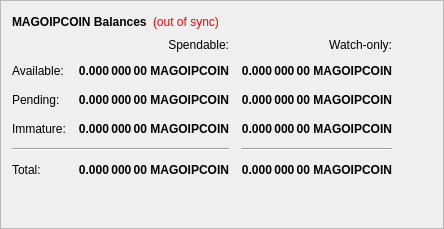
        <widget class="QFrame" name="frame">
         <property name="frameShape">
          <enum>QFrame::StyledPanel</enum>
         </property>
         <property name="frameShadow">
          <enum>QFrame::Raised</enum>
         </property>
         <layout class="QVBoxLayout" name="verticalLayout_4">
          <item>
           <layout class="QHBoxLayout" name="horizontalLayout_4">
            <item>
             <widget class="QLabel" name="label_5">
              <property name="font">
               <font>
                <weight>75</weight>
                <bold>true</bold>
               </font>
              </property>
              <property name="text">
               <string>MAGOIPCOIN Balances</string>
              </property>
             </widget>
            </item>
            <item>
             <widget class="QLabel" name="labelWalletStatus">
              <property name="cursor">
               <cursorShape>WhatsThisCursor</cursorShape>
              </property>
              <property name="toolTip">
               <string>The displayed information may be out of date. Your wallet automatically synchronizes with the Magocoin network after a connection is established, but this process has not completed yet.</string>
              </property>
              <property name="styleSheet">
               <string notr="true">QLabel { color: red; }</string>
              </property>
              <property name="text">
               <string notr="true">(out of sync)</string>
              </property>
              <property name="alignment">
               <set>Qt::AlignLeading|Qt::AlignLeft|Qt::AlignVCenter</set>
              </property>
             </widget>
            </item>
            <item>
             <spacer name="horizontalSpacer_3">
              <property name="orientation">
               <enum>Qt::Horizontal</enum>
              </property>
              <property name="sizeHint" stdset="0">
               <size>
                <width>40</width>
                <height>20</height>
               </size>
              </property>
             </spacer>
            </item>
           </layout>
          </item>
          <item>
           <layout class="QGridLayout" name="gridLayout">
            <property name="spacing">
             <number>12</number>
            </property>
            <item row="2" column="2">
             <widget class="QLabel" name="labelWatchPending">
              <property name="font">
               <font>
                <weight>75</weight>
                <bold>true</bold>
               </font>
              </property>
              <property name="cursor">
               <cursorShape>IBeamCursor</cursorShape>
              </property>
              <property name="toolTip">
               <string>Unconfirmed transactions to watch-only addresses</string>
              </property>
              <property name="text">
               <string notr="true">0.000 000 00 MAGOIPCOIN</string>
              </property>
              <property name="alignment">
               <set>Qt::AlignRight|Qt::AlignTrailing|Qt::AlignVCenter</set>
              </property>
              <property name="textInteractionFlags">
               <set>Qt::LinksAccessibleByMouse|Qt::TextSelectableByKeyboard|Qt::TextSelectableByMouse</set>
              </property>
             </widget>
            </item>
            <item row="2" column="1">
             <widget class="QLabel" name="labelUnconfirmed">
              <property name="font">
               <font>
                <weight>75</weight>
                <bold>true</bold>
               </font>
              </property>
              <property name="cursor">
               <cursorShape>IBeamCursor</cursorShape>
              </property>
              <property name="toolTip">
               <string>Total of transactions that have yet to be confirmed, and do not yet count toward the spendable balance</string>
              </property>
              <property name="text">
               <string notr="true">0.000 000 00 MAGOIPCOIN</string>
              </property>
              <property name="alignment">
               <set>Qt::AlignRight|Qt::AlignTrailing|Qt::AlignVCenter</set>
              </property>
              <property name="textInteractionFlags">
               <set>Qt::LinksAccessibleByMouse|Qt::TextSelectableByKeyboard|Qt::TextSelectableByMouse</set>
              </property>
             </widget>
            </item>
            <item row="3" column="2">
             <widget class="QLabel" name="labelWatchImmature">
              <property name="font">
               <font>
                <weight>75</weight>
                <bold>true</bold>
               </font>
              </property>
              <property name="cursor">
               <cursorShape>IBeamCursor</cursorShape>
              </property>
              <property name="toolTip">
               <string>Staked or masternode rewards in watch-only addresses that has not yet matured</string>
              </property>
              <property name="text">
               <string notr="true">0.000 000 00 MAGOIPCOIN</string>
              </property>
              <property name="alignment">
               <set>Qt::AlignRight|Qt::AlignTrailing|Qt::AlignVCenter</set>
              </property>
              <property name="textInteractionFlags">
               <set>Qt::LinksAccessibleByMouse|Qt::TextSelectableByKeyboard|Qt::TextSelectableByMouse</set>
              </property>
             </widget>
            </item>
            <item row="4" column="0" colspan="2">
             <widget class="Line" name="lineSpendableBalance">
              <property name="orientation">
               <enum>Qt::Horizontal</enum>
              </property>
             </widget>
            </item>
            <item row="4" column="2">
             <widget class="Line" name="lineWatchBalance">
              <property name="sizePolicy">
               <sizepolicy hsizetype="Preferred" vsizetype="Fixed">
                <horstretch>0</horstretch>
                <verstretch>0</verstretch>
               </sizepolicy>
              </property>
              <property name="minimumSize">
               <size>
                <width>140</width>
                <height>0</height>
               </size>
              </property>
              <property name="orientation">
               <enum>Qt::Horizontal</enum>
              </property>
             </widget>
            </item>
            <item row="5" column="0">
             <widget class="QLabel" name="labelTotalText">
              <property name="text">
               <string>Total:</string>
              </property>
             </widget>
            </item>
            <item row="3" column="1">
             <widget class="QLabel" name="labelImmature">
              <property name="font">
               <font>
                <weight>75</weight>
                <bold>true</bold>
               </font>
              </property>
              <property name="cursor">
               <cursorShape>IBeamCursor</cursorShape>
              </property>
              <property name="toolTip">
               <string>Staked or masternode rewards that has not yet matured</string>
              </property>
              <property name="text">
               <string notr="true">0.000 000 00 MAGOIPCOIN</string>
              </property>
              <property name="alignment">
               <set>Qt::AlignRight|Qt::AlignTrailing|Qt::AlignVCenter</set>
              </property>
              <property name="textInteractionFlags">
               <set>Qt::LinksAccessibleByMouse|Qt::TextSelectableByKeyboard|Qt::TextSelectableByMouse</set>
              </property>
             </widget>
            </item>
            <item row="2" column="3">
             <spacer name="horizontalSpacer_2">
              <property name="orientation">
               <enum>Qt::Horizontal</enum>
              </property>
              <property name="sizeHint" stdset="0">
               <size>
                <width>40</width>
                <height>20</height>
               </size>
              </property>
             </spacer>
            </item>
            <item row="3" column="0">
             <widget class="QLabel" name="labelImmatureText">
              <property name="text">
               <string>Immature:</string>
              </property>
             </widget>
            </item>
            <item row="5" column="1">
             <widget class="QLabel" name="labelTotal">
              <property name="font">
               <font>
                <weight>75</weight>
                <bold>true</bold>
               </font>
              </property>
              <property name="cursor">
               <cursorShape>IBeamCursor</cursorShape>
              </property>
              <property name="toolTip">
               <string>Your current total balance</string>
              </property>
              <property name="text">
               <string notr="true">0.000 000 00 MAGOIPCOIN</string>
              </property>
              <property name="alignment">
               <set>Qt::AlignRight|Qt::AlignTrailing|Qt::AlignVCenter</set>
              </property>
              <property name="textInteractionFlags">
               <set>Qt::LinksAccessibleByMouse|Qt::TextSelectableByKeyboard|Qt::TextSelectableByMouse</set>
              </property>
             </widget>
            </item>
            <item row="5" column="2">
             <widget class="QLabel" name="labelWatchTotal">
              <property name="font">
               <font>
                <weight>75</weight>
                <bold>true</bold>
               </font>
              </property>
              <property name="cursor">
               <cursorShape>IBeamCursor</cursorShape>
              </property>
              <property name="toolTip">
               <string>Current total balance in watch-only addresses</string>
              </property>
              <property name="text">
               <string notr="true">0.000 000 00 MAGOIPCOIN</string>
              </property>
              <property name="alignment">
               <set>Qt::AlignRight|Qt::AlignTrailing|Qt::AlignVCenter</set>
              </property>
              <property name="textInteractionFlags">
               <set>Qt::LinksAccessibleByMouse|Qt::TextSelectableByKeyboard|Qt::TextSelectableByMouse</set>
              </property>
             </widget>
            </item>
            <item row="0" column="2">
             <widget class="QLabel" name="labelWatchonly">
              <property name="text">
               <string>Watch-only:</string>
              </property>
              <property name="alignment">
               <set>Qt::AlignRight|Qt::AlignTrailing|Qt::AlignVCenter</set>
              </property>
             </widget>
            </item>
            <item row="1" column="0">
             <widget class="QLabel" name="labelBalanceText">
              <property name="text">
               <string>Available:</string>
              </property>
             </widget>
            </item>
            <item row="1" column="1">
             <widget class="QLabel" name="labelBalance">
              <property name="font">
               <font>
                <weight>75</weight>
                <bold>true</bold>
               </font>
              </property>
              <property name="cursor">
               <cursorShape>IBeamCursor</cursorShape>
              </property>
              <property name="toolTip">
               <string>Your current spendable balance</string>
              </property>
              <property name="text">
               <string notr="true">0.000 000 00 MAGOIPCOIN</string>
              </property>
              <property name="alignment">
               <set>Qt::AlignRight|Qt::AlignTrailing|Qt::AlignVCenter</set>
              </property>
              <property name="textInteractionFlags">
               <set>Qt::LinksAccessibleByMouse|Qt::TextSelectableByKeyboard|Qt::TextSelectableByMouse</set>
              </property>
             </widget>
            </item>
            <item row="1" column="2">
             <widget class="QLabel" name="labelWatchAvailable">
              <property name="font">
               <font>
                <weight>75</weight>
                <bold>true</bold>
               </font>
              </property>
              <property name="cursor">
               <cursorShape>IBeamCursor</cursorShape>
              </property>
              <property name="toolTip">
               <string>Your current balance in watch-only addresses</string>
              </property>
              <property name="text">
               <string notr="true">0.000 000 00 MAGOIPCOIN</string>
              </property>
              <property name="alignment">
               <set>Qt::AlignRight|Qt::AlignTrailing|Qt::AlignVCenter</set>
              </property>
              <property name="textInteractionFlags">
               <set>Qt::LinksAccessibleByMouse|Qt::TextSelectableByKeyboard|Qt::TextSelectableByMouse</set>
              </property>
             </widget>
            </item>
            <item row="2" column="0">
             <widget class="QLabel" name="labelPendingText">
              <property name="text">
               <string>Pending:</string>
              </property>
             </widget>
            </item>
            <item row="0" column="1">
             <widget class="QLabel" name="labelSpendable">
              <property name="text">
               <string>Spendable:</string>
              </property>
              <property name="alignment">
               <set>Qt::AlignRight|Qt::AlignTrailing|Qt::AlignVCenter</set>
              </property>
             </widget>
            </item>
           </layout>
          </item>
          <item>
           <spacer name="verticalSpacer_4">
            <property name="orientation">
             <enum>Qt::Vertical</enum>
            </property>
            <property name="sizeHint" stdset="0">
             <size>
              <width>20</width>
              <height>40</height>
             </size>
            </property>
           </spacer>
          </item>
         </layout>
        </widget>
